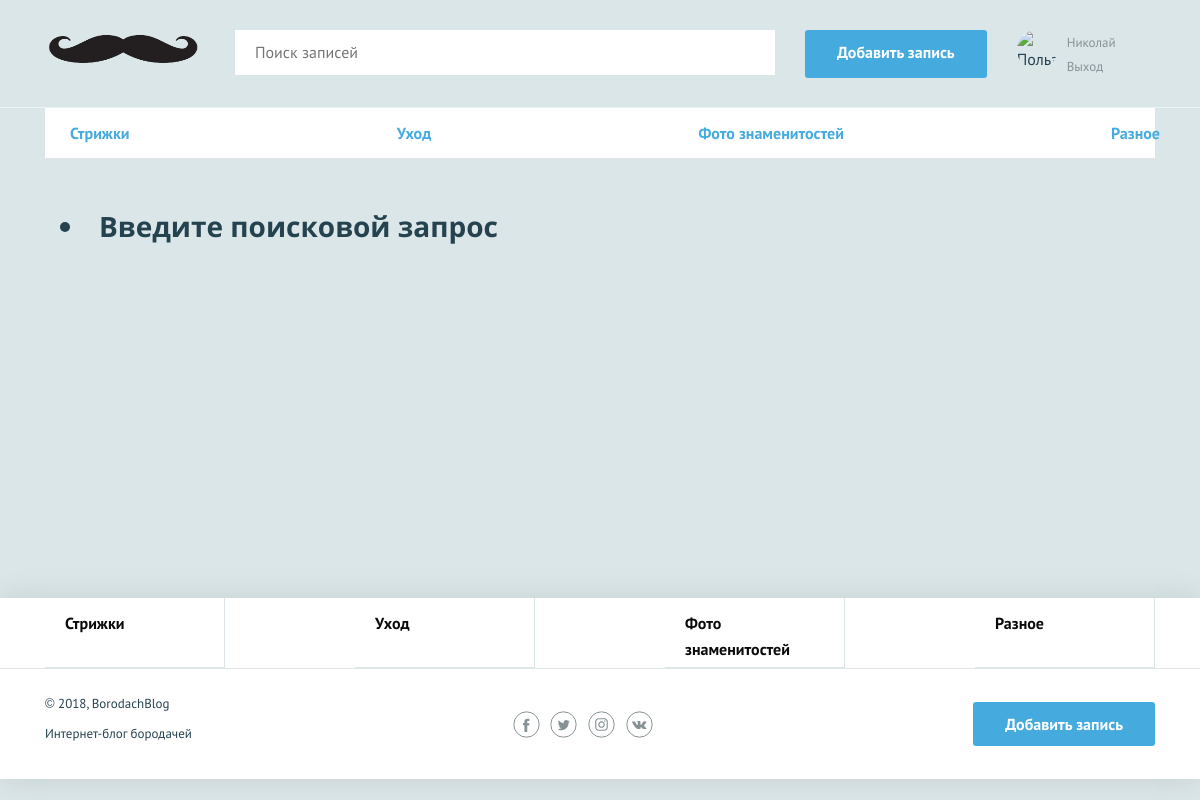
The page /search.php (signed in) on the database its author committed.
### tables this page shows
CREATE TABLE `categories` (
  `id` int(11) NOT NULL,
  `category_name` text NOT NULL
);

### functions.php (called while the page is built, shortened)
<?php
 function include_template($name, $data) {
    $name = 'templates/' . $name;
    extract($data);
    require_once $name;
    $result = ob_get_clean();
    return $result;
}
?>

### templates/search.php (the view, shortened to what this page needs)
<nav class="nav">
    <ul class="nav__list container">
        <?php foreach ($category_array as $value) { ?>
            <li class="nav__item">
                <a href="pages/all-lots.html"><?= $value['category_name']; ?></a>
            </li>
            <?php
        }
        ?>
    </ul>
</nav>
    <div class="container">
      <section class="lots">
            <?php if (!empty($error)): ?>
                <?php foreach($error as $err): ?>
                    <h2><li><strong><?=$err;?></strong></li></h2>
                <?php endforeach; ?>
            <?php endif; ?>
      </section>
    </div>

### templates/layout.php (shortened to what this page needs)
<!DOCTYPE html>
<html lang="ru">
<head>
    <link href="css/normalize.min.css" rel="stylesheet">
    <link href="css/style.css" rel="stylesheet">
</head>
<body>
<div class="page-wrapper">
    <header class="main-header">
        <div class="main-header__container container">
            <a class="main-header__logo" href="../index.php">
                <img src="img/logo.png" width="160" height="39" alt="Логотип компании YetiCave">
            </a>
            <form class="main-header__search" method="get" action="search.php">
                <input type="search" name="search" placeholder="Поиск записей">
                <input class="main-header__search-btn" type="submit" name="find" value="Найти">
            </form>
            <?php if(isset($_SESSION['user'])): ?>
            <a class="main-header__add-lot button" href="../add.php">Добавить запись</a>
            <?php endif; ?>
            <nav class="user-menu">
                <?php if (isset($username)): ?>
                    <div class="user-menu__image">
                        <img src="<?=$_SESSION['user']['profile_img'];?>" width="40" height="40" alt="Пользователь">
                    </div>
                    <div class="user-menu__logged">
                        <p><a href="#"</a><?=$username ?></p>
                        <a href="logout.php">Выход</a>
                    </div>
                <?php endif; ?>
            </nav>
        </div>
    </header>
    <main class="container"><?= $content; ?></main>
</div>
<footer class="main-footer">
    <nav class="nav">
        <ul class="nav__list container">
            <?php foreach ($category_array as $value) { ?>
                <li class="promo__item promo__item--boards">
                    <a class="promo__link" href="#"> <?=$value['category_name']; ?> </a>
                </li>
                <?php
            }
            ?>
        </ul>
    </nav>
    <div class="main-footer__bottom container">
        <div class="main-footer__copyright">
            <p>© 2018, BorodachBlog</p>
            <p>Интернет-блог бородачей</p>
        </div>
        <div class="main-footer__social social">
            <a class="social__link social__link--facebook" href="#">
            </a>
            <a class="social__link social__link--twitter" href="#">
            </a>
            <a class="social__link social__link--instagram" href="#">
            </a>
            <a class="social__link social__link--vkontakte" href="#">
            </a>
        </div>
        <?php if(isset($_SESSION['user'])): ?>
        <a class="main-footer__add-lot button" href="../add.php">Добавить запись</a>
        <?php endif; ?>
    </div>
</footer>
</body>
</html>

### css/style.css (style rules this page uses)
html, body { height: 100%; }
.page-wrapper { display: flex; flex-direction: column; min-height: 100%; margin-bottom: -202px; }
.page-wrapper::after { content: ""; display: block; }
.page-wrapper::after { height: 85px; }
main { margin-bottom: 202px; }
body { min-width: 1140px; background-color: #dbe6e9; font-family: "PT Sans", sans-serif; font-weight: 400; font-size: 16px; line-height: 26px; color: #25434e; }
a { text-decoration: none; }
h2 { margin: 0; font-family: "Open Sans", sans-serif; font-size: 28px; line-height: 35px; font-weight: 700; }
.container { width: 1110px; margin: 0 auto; padding: 0 15px; }
main.container { margin-bottom: 202px; }
.button { display: block; padding: 9px 32px; background-color: #45abde; color: #ffffff; text-align: center; font-weight: 700; border: none; border-radius: 3px; }
.main-header { padding: 30px 0 29px; border-bottom: 1px solid rgba(255, 255, 255, 0.5); }
.main-header__container { display: -webkit-flex; display: -ms-flexbox; display: flex; -webkit-justify-content: flex-start; -ms-flex-pack: start; justify-content: flex-start; }
.main-header__logo { display: block; margin-right: 30px; }
.main-header__search { position: relative; width: 540px; margin-right: 30px; }
.main-header__search input[type="search"] { width: 100%; padding: 8px 19px 9px 19px; border: 1px solid #ffffff; }
.main-header__search-btn { content: ""; position: absolute; top: 3px; right: 3px; width: 20px; height: 20px; padding: 20px; background: url("../img/search.svg") center no-repeat; opacity: 0.3; border: 0; font-size: 0; }
.main-header__add-lot { max-width: 160px; margin-right: 30px; }
.user-menu { display: -webkit-flex; display: -ms-flexbox; display: flex; }
.user-menu__image { width: 40px; height: 40px; margin-right: 10px; border-radius: 50%; overflow: hidden; }
.user-menu__image img { width: 100%; height: 100%; }
.user-menu__logged { color: #879296; line-height: 22px; }
.user-menu__logged p { font-weight: 700; margin: 0; }
.user-menu__logged a { color: #879296; font-size: 13px; font-weight: 400; }
.main-footer { background-color: #ffffff; box-shadow: 0 0 30px 0 rgba(0, 0, 0, 0.1); }
.main-footer__bottom { display: -webkit-flex; display: -ms-flexbox; display: flex; -webkit-justify-content: space-between; -ms-flex-pack: justify; justify-content: space-between; -webkit-align-items: center; -ms-flex-align: center; align-items: center; padding: 25px 0; }
.main-footer__copyright { max-width: 212px; }
.main-footer__copyright p { margin: 0; margin-bottom: 11px; font-size: 13px; line-height: 19px; }
.main-footer__social { width: 140px; }
.social { display: -webkit-flex; display: -ms-flexbox; display: flex; -webkit-justify-content: space-between; -ms-flex-pack: justify; justify-content: space-between; -webkit-flex-wrap: wrap; -ms-flex-wrap: wrap; flex-wrap: wrap; }
.social__link { width: 27px; height: 27px; }
.nav { background-color: #ffffff; border-bottom: 1px solid #e1e6e7; }
.nav__list { display: -webkit-flex; display: -ms-flexbox; display: flex; -webkit-justify-content: space-between; -ms-flex-pack: justify; justify-content: space-between; -webkit-flex-wrap: wrap; -ms-flex-wrap: wrap; flex-wrap: wrap; list-style: none; }
.nav__item a { position: relative; display: block; padding: 12px 10px; font-weight: 700; color: #45abde; }
.nav__item a::before { content: ""; display: none; position: absolute; bottom: 0; width: calc(100% - 20px); height: 3px; background-color: #e2e5e6; }
.promo__link:nth-child(1), .promo__link:nth-child(2), .promo__link:nth-child(3) { border-bottom: 1px solid #dbe6e9; }
.promo__link:nth-child(1), .promo__link:nth-child(2), .promo__link:nth-child(4), .promo__link:nth-child(5) { border-right: 1px solid #dbe6e9; }
.promo__link { position: relative; display: block; width: 180px; height: 70px; padding: 12px 20px; background-color: #ffffff; color: #0a0a0a; font-weight: 700; box-sizing: border-box; background-repeat: no-repeat; }
.promo__item--boards .promo__link { background-image: url("../img/category.png"); background-position: 146px 8px; }
.lots { padding-top: 50px; }
.lots h2 { padding-bottom: 42px; }

### rows shown on the page
categories: category_name "Стрижки"
categories: category_name "Уход"
categories: category_name "Фото знаменитостей"
categories: category_name "Разное"

### other values the page prints
$username "Николай"
$err "Введите поисковой запрос"
